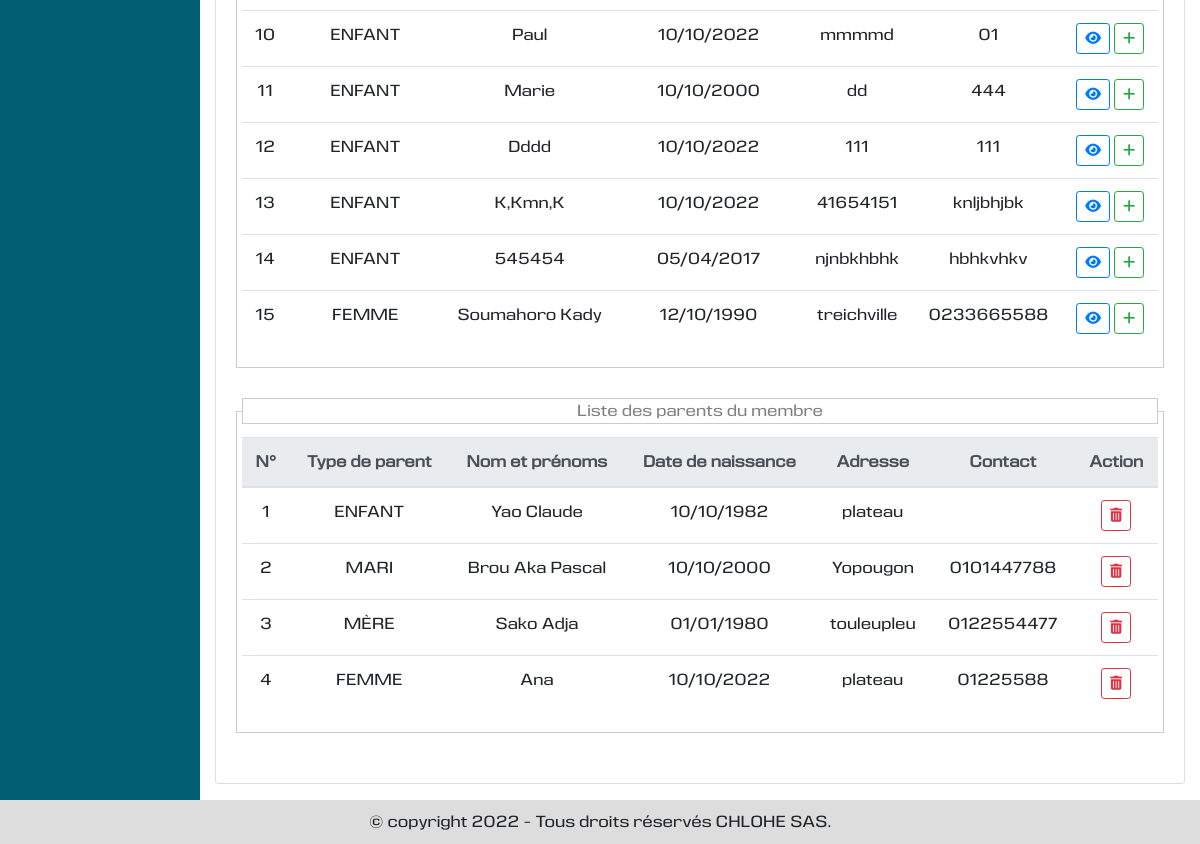
Page /presentation/details-secteuragricole/4 (signed in, lower part) on the earlier database version.
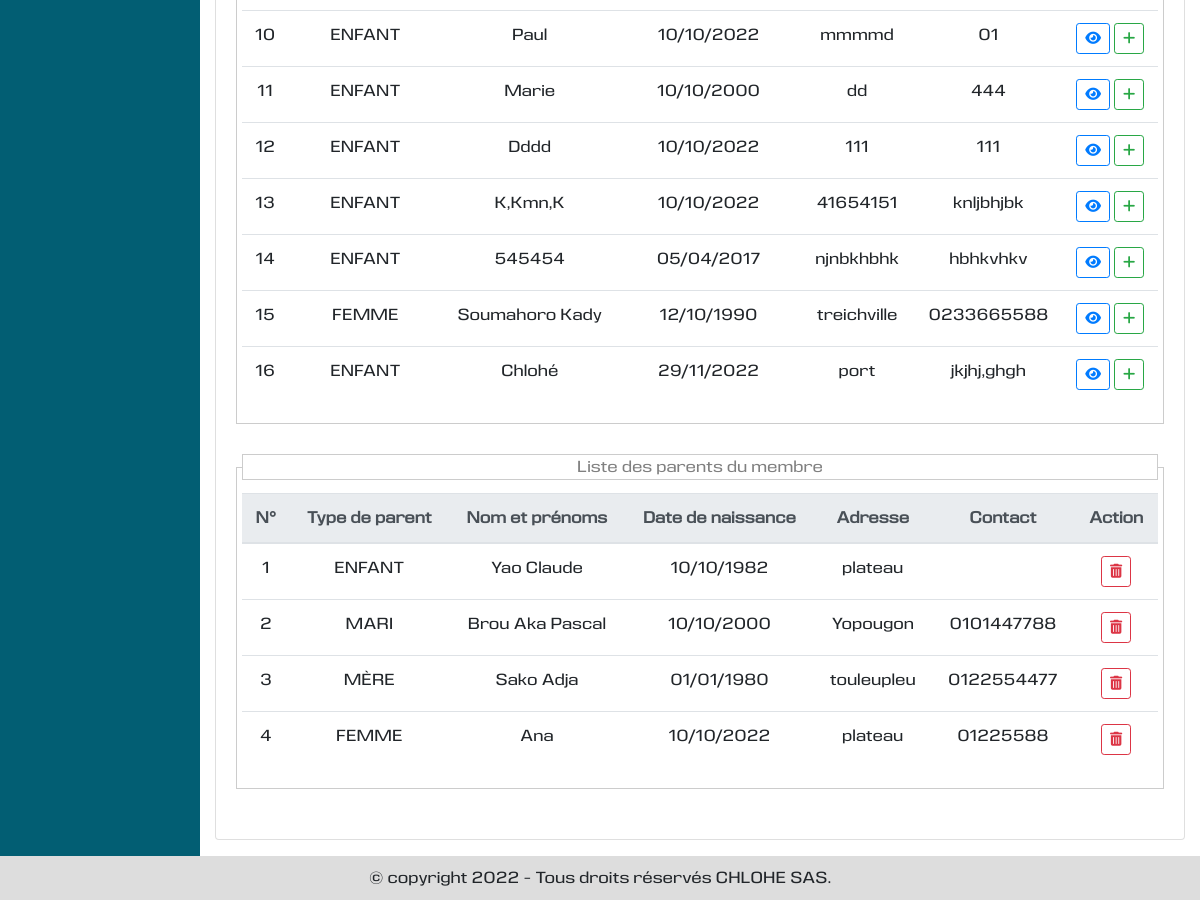
Same page on the later database version.
### vieprofessionnelle/models.py (models this page shows, shortened)
class Parent(models.Model):
    nomprenoms = models.CharField(max_length=250, verbose_name="Nom et prénoms")
    datenaissance = models.DateField(null=True, blank=True, verbose_name="Date de naissance")
    contact = models.CharField(max_length=50, null=True, blank=True, default="", verbose_name="Contact")
    adresse = models.CharField(max_length=150, null=True, blank=True,default="", verbose_name="Adresse")
    dateenre = models.DateTimeField(default=None, null=True, blank=True, verbose_name="Date d'enregistrement")
    typeparent = models.ForeignKey(TypeParent, on_delete=models.CASCADE)

class TypeParent(models.Model):
    libelle = models.CharField(max_length=100, verbose_name="Libellé", unique=True)
    def __str__(self):
        return self.libelle

### presentation/views.py (the view)
# urls.py: path('details-secteuragricole/<str:id>', views.detail_secteuragricole, name='detail_secteuragricole'),
@login_required
@permission_required('vieprofessionnelle.add_membre', raise_exception=True)
def detail_secteuragricole(request, id):
    try:
        membre = Membre.objects.get(id=id)
    except Membre.DoesNotExist:
        messages.error(request, "Ce membre n'existe pas.")
        return HttpResponseRedirect(reverse('presentation:ajouter_secteuragricole'))
    typesecteurs = TypeSecteur.objects.order_by('id')
    secteurs = Secteur.objects.filter(membre=membre).order_by('secteur')
    typedocuments = TypeDocument.objects.order_by('id')
    documents = Document.objects.filter(membre=membre).order_by('id')
    parents_membre = Parent.objects.filter(membre=membre).order_by('id')
    parents = Parent.objects.order_by('id')
    typeparents = TypeParent.objects.order_by('id')
    typeetatsantes = TypeEtatSante.objects.order_by('id')
    etatsantes = EtatSante.objects.filter(membre=membre).order_by('id')
    context = {
        'title': "Détials du membre",
        'membre': membre,
        'typesecteurs': typesecteurs,
        'secteurs': secteurs,
        'typedocuments': typedocuments,
        'documents': documents,
        'parents_membre': parents_membre,
        'parents': parents,
        'typeparents': typeparents,
        'typeetatsantes': typeetatsantes,
        'etatsantes': etatsantes,
    }
    return render(request, 'presentation/details_secteur_agricole.html', context)

### localisation/models.py (called while the page is built)
    def __str__(self):
        return self.libelle

### vieprofessionnelle/models.py (called while the page is built)
    def __str__(self):
        return self.type

    def __str__(self):
        return self.libelle

    def __str__(self):
        return self.libelle

### presentation/templates/presentation/details_secteur_agricole.html (shortened to what this page needs)
{% extends 'utilisateur/base.html' %}
{% load static %}
{% block tableau_de_bord %}
<div class="row">
    <div class="col-md-12 mb-3">
        <div class="card">
            <div class="card-body">
                <fieldset style="border:1px solid #CCC; margin-bottom:30px; padding:5px;">
                        <table class="table table-hover table-responsive-md text-center" id="table_recherche_parent">
                            <tbody>
                            {% for parent in parents %}
                            <tr>
                                <td>{{forloop.counter}}</td>
                                <td>{{parent.typeparent|upper}}</td>
                                <td>{{parent.nomprenoms|title}}</td>
                                <td>{{parent.datenaissance|date:"d/m/Y"}}</td>
                                <td>{{parent.adresse}}</td>
                                <td>{{parent.contact}}</td>
                                <td class="text-center">
                                    <a href="{% url 'presentation:detail_parent_secteuragricole' parent.id %}" class="btn btn-outline-primary btn-sm" title="Détails"><i class="fas fa-eye"></i></a>
                                    <button type="button" value="{{parent.id}}" title="ajouter ce parent" class="btn btn-outline-success btn-sm"><i class="fas fa-plus"></i></button>
                                </td>
                            </tr>
                            {% endfor %}
                            </tbody>
                        </table>
                    </fieldset>
                <fieldset style="border:1px solid #CCC; margin-bottom:30px; padding:5px;">
                        <legend style="font-size:1em;color:gray;border:1px solid #CCC; text-align:center;">
                            Liste des parents du membre
                        </legend>
                        <table class="table table-hover table-responsive-md text-center" id="tableparent">
                            <thead>
                            <tr class="thead-light">
                                <th>N°</th>
                                <th>Type de parent</th>
                                <th>Nom et prénoms</th>
                                <th>Date de naissance</th>
                                <th>Adresse</th>
                                <th>Contact</th>
                                <th>Action</th>
                            </tr>
                            </thead>
                            <tbody>
                            {% for parent in parents_membre %}
                            <tr>
                                <td>{{forloop.counter}}</td>
                                <td>{{parent.typeparent|upper}}</td>
                                <td>{{parent.nomprenoms|title}}</td>
                                <td>{{parent.datenaissance|date:"d/m/Y"}}</td>
                                <td>{{parent.adresse}}</td>
                                <td>{{parent.contact}}</td>
                                <td class="text-center">
                                    <button type="button" title="Supprimer" class="btn btn-outline-danger btn-sm" data-toggle="modal" data-target="#parentsupprimermodal{{parent.id}}" data-backdrop="static"><i class="fas fa-trash-alt"></i></button>
                                </td>
                            </tr>
                            {% empty %}
                            <tr class="text-center">
                                <td colspan="7" class="text-center">
                                    La liste est vide
                                </td>
                            </tr>
                            {% endfor %}
                            </tbody>
                        </table>
                    </fieldset>
            </div>
        </div>
    </div>
</div>
{% endblock %}

### utilisateur/templates/utilisateur/base.html (shortened to what this page needs)
{% extends 'base.html' %}
{% load static %}
{% block contenu %}
<div class="row" id="contenu_index">
    <div class="col-md-2" id="contenu_index_gauche">
    </div>
    <div class="col-md-10" id="contenu_index_droit">
        <div class="row">
            <div class="col-md-12">
                {% block tableau_de_bord %}
                {% endblock %}
            </div>
        </div>
    </div>
</div>
{% endblock %}

### templates/base.html (shortened to what this page needs)
{% load static %}
<!DOCTYPE html>
<html lang="fr">
<head>
    <link rel="stylesheet" href="https://maxcdn.bootstrapcdn.com/bootstrap/4.5.2/css/bootstrap.min.css">
    <link rel="stylesheet" type="text/css" href="https://cdn.datatables.net/v/bs4/jq-3.6.0/jszip-2.5.0/dt-1.12.1/b-2.2.3/b-html5-2.2.3/b-print-2.2.3/datatables.min.css"/>
    <link rel="stylesheet" type="text/css" href="{% static 'css/css.css' %}" />
</head>
<body>
  <div id ="page">
    <div id ="contenu" class="container-fluid">
      {% block contenu %}
      {% endblock %}
    </div>
    <div id ="pied_page">
      {% block pied_page %}
        <div class="row" style="margin: 0px;">
            <div class="col-md-6 offset-md-3">
                <p class="text-center">
                    {% now "Y" as annee %}
                    {% if annee == "2022" %}
                    &copy copyright {{annee}} - Tous droits réservés CHLOHE SAS.
                    {% else %}
                    &copy copyright 2022-{{annee}} - Tous droits réservés CHLOHE SAS.
                    {% endif %}
                </p>
            </div>
        </div>
      {% endblock %}
    </div>
  </div>
</body>
</html>

### static/css/css.css (style rules this page uses)
body { margin: 0px; padding: 0px; background : #EEE; font-family: 'eurocinewebfont'; }
#contenu { background: #BBB; }
#contenu_index_gauche { background: #025E73; }
#contenu_index_droit { background: white; }
#pied_page { background: #DDD; padding: 10px; }
#pied_page p { margin: 0px; }

Differences in the rows shown:
added Parent: typeparent "ENFANT", nomprenoms "Chlohé", datenaissance "29/11/2022", adresse "port", contact "jkjhj,ghgh", {{ parent.id }} 20 (drawn)
